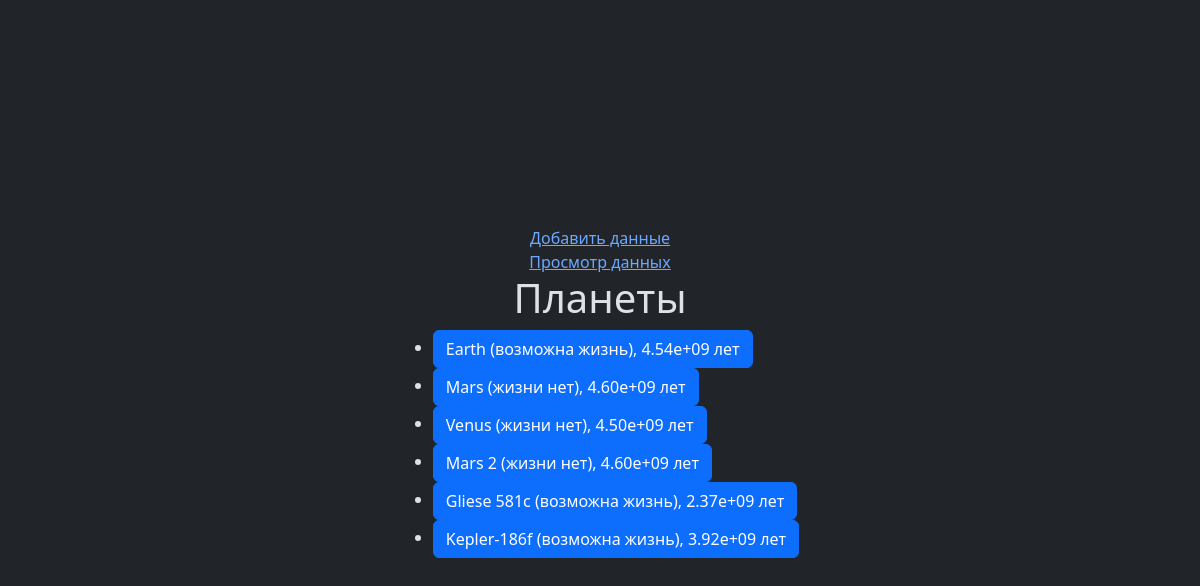
/space/, run on an earlier commit of the app's database.
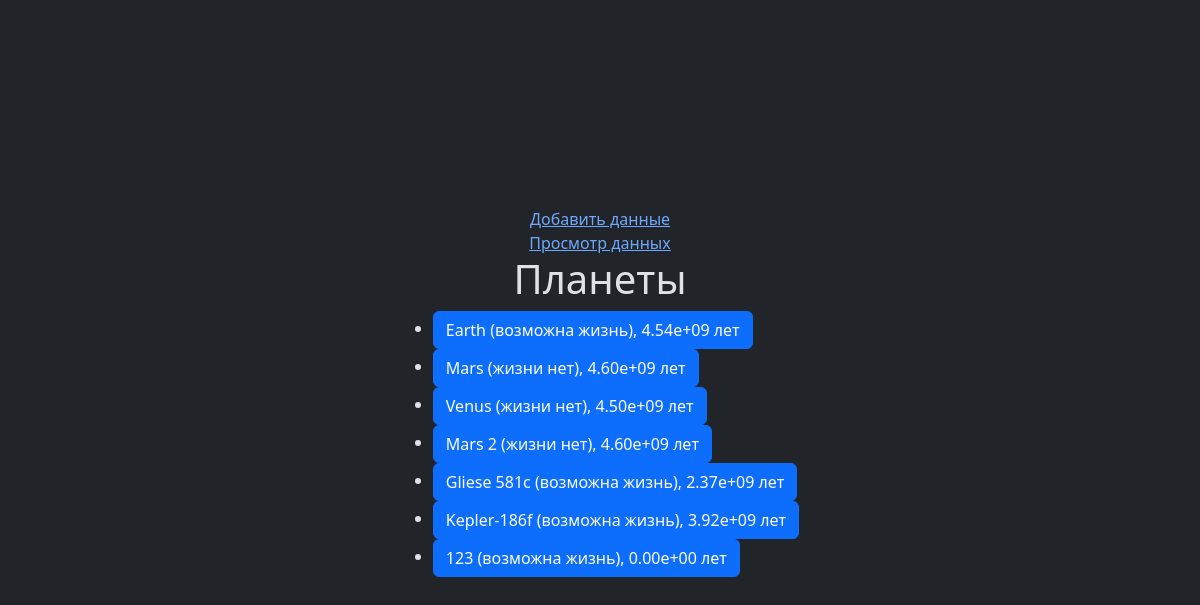
And on a later commit of the database.
### space/models.py (models this page shows, shortened)
class Planet(models.Model):
    objects = models.Manager
    id = models.AutoField(primary_key=True)
    name = models.CharField(max_length=50, verbose_name='Название')
    age = models.FloatField(default=0, verbose_name='Возраст')
    radius = models.FloatField(default=0, verbose_name='Радиус')
    mass = models.FloatField(default=0, verbose_name='Масса')
    habitable = models.BooleanField(default=False, choices=((False,'жизни нет'),(True,'возможна жизнь')), verbose_name='Обитаема ли')
    system = models.ForeignKey(StarSystem, verbose_name='Звездная система', on_delete=models.CASCADE)
    class Meta:
        verbose_name = "Планета"
        verbose_name_plural = "Планеты"

### space/views.py (the view)
# urls.py: path('', views.show_planets, name='planets'),
def show_planets(request):
    return render(request, template_name='index.html', context={'div': Planet.objects.all()})

### templates/index.html (shortened to what this page needs)
<!DOCTYPE html>
<html lang="ru" data-bs-theme="dark">
<head>
    <link href="https://cdn.jsdelivr.net/npm/bootstrap@5.3.2/dist/css/bootstrap.min.css" rel="stylesheet">
</head>
<body class="min-vh-100 d-flex flex-column justify-content-center">
<div class="d-flex flex-column align-items-center justify-content-center">
    <a href="post">Добавить данные</a>
    <a href="tables">Просмотр данных</a>
    <h1>Планеты</h1>
    <ul>
        {% for i in div %}
        <li>
             <button class="btn btn-primary" type="button" data-bs-toggle="collapse" data-bs-target="#collapseExample{{i.id}}"
                     aria-expanded="false" aria-controls="collapseExample">
                 {{ i.name }} ({% if i.habitable %}возможна жизнь{% else %}жизни нет{% endif %}), {{i.age|stringformat:".2e"}} лет
             </button>
        </li>
        {% endfor %}
    </ul>
</div>
</body>
</html>

What changed in the data, as far as the page shows it:
added Planet: name "123", habitable "возможна жизнь", age "0.00e+00"
